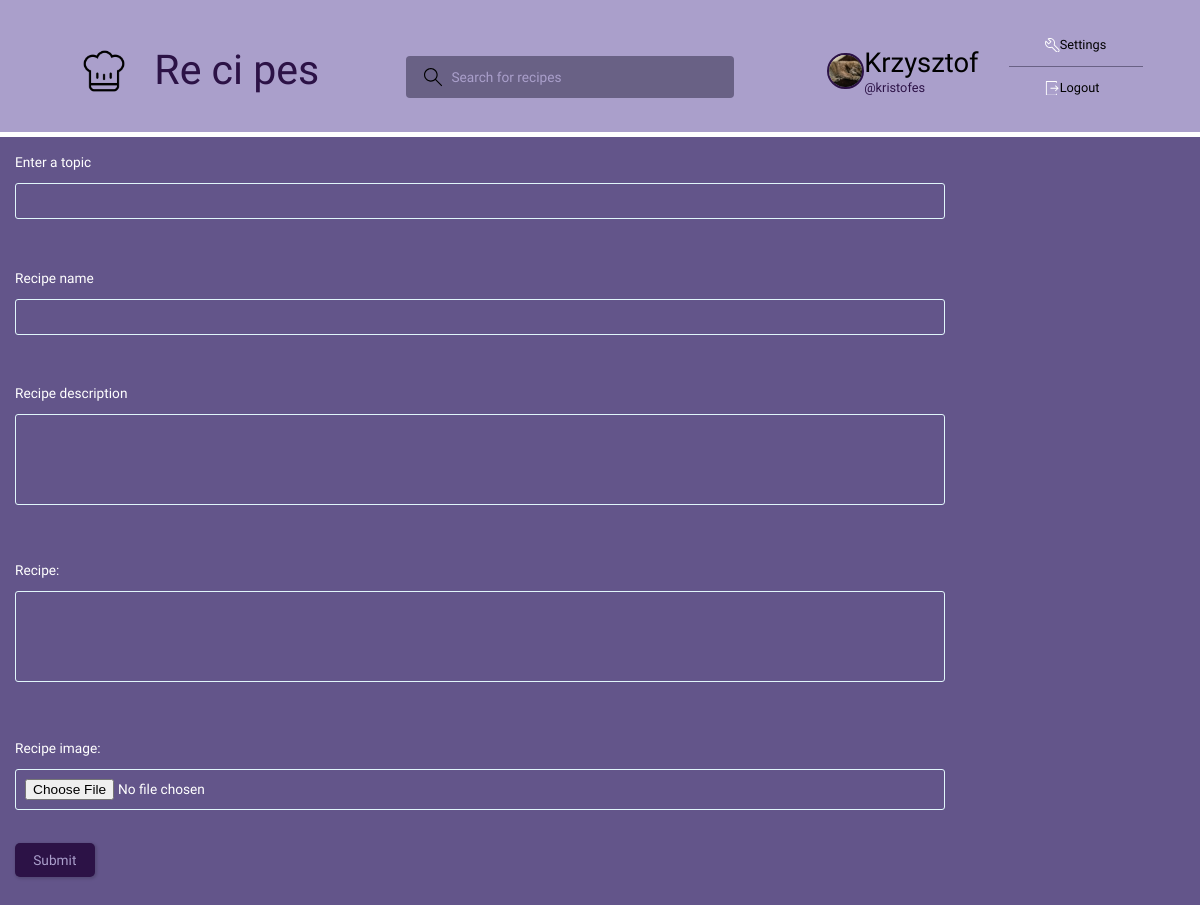
Screenshot of /add-recipe/ (signed in) with the database file from the repository.
### base/models.py (models this page shows)
class User(AbstractUser):
    name = models.CharField(max_length=200, null=True)
    email = models.EmailField(unique=True, null=True)
    bio = models.TextField(null=True)
    avatar = models.ImageField(null=True, default='avatar.svg')
    REQUIRED_FIELDS = []

### base/views.py (the view, shortened to what this page needs)
# urls.py: path('add-recipe/', views.createRecipe, name='add-recipe'),
@login_required(login_url='login')
def createRecipe(request):
    form = RecipeForm(request.POST, request.FILES)
    topics = Topic.objects.all()
    context = {'form': form, 'topics': topics}
    return render(request, 'base/recipe_form.html', context)

### base/forms.py
class RecipeForm(ModelForm):
    class Meta:
        model= Recipe
        fields= '__all__'
        exclude=['autor']

### base/templates/base/recipe_form.html (shortened to what this page needs)
{% extends 'main.html' %}
{% block content%}
<div>
    <form class='form' method="POST" action="" enctype="multipart/form-data">
            <div class="form__group">
                <label for="recipe_topic">Enter a topic</label>
                <input required type="text" value="{{ recipe.topic.name }}" name="topic" list="topic-list">
            </div>
            <div class="form__group">
                <label for="recipe_name">Recipe name</label>
                {{ form.name }}
            </div>
            <div class="form__group">
                <label for="recipe_description">Recipe description</label>
                {{ form.description }}
            </div>
            <div class="form__group">
                <label for="recipe_text">Recipe:</label>
                {{ form.text }}
            </div>
            <div class="form__group">
                <label for="recipe_image">Recipe image:</label>
                {{ form.recipe_image}}
            </div>
        <input class="btn btn--main" id="button_recipe" type="submit" value="Submit" >
    </form>
</div>
{% endblock content %}

### templates/navbar.html (shortened to what this page needs)
{% load static %}
<header class="header header--loggedIn">
    <div class="container">
        <a href="{% url 'home' %}" class="header__logo">
            <img src="{% static 'images/logo1.png' %}" width=50px />
            <p class="title_web ">Re ci pes</p>
        </a>
        <form class="header__search" method="GET" action="{% url 'home' %}">
            <label style="margin-bottom: 20px; ">
                <input  name="q" placeholder="Search for recipes" />
            </label>
        </form>
        <nav class="header__menu">
            {% if request.user.is_authenticated %}
            <div class="header__user">
                <a href="{% url 'user-profile' request.user.id %}">
                    <div class="avatar avatar--medium active">
                        <img width="50px" src="{{ request.user.avatar.url }}" />
                    </div>
                    <p>{{request.user.name}} <span>@{{request.user.username}}</span></p>
                </a>
            </div>
                <div class="dropdown-menu">
                <a href="{% url 'update-user' %}" class="dropdown-link">
                    Settings</a>
                <a href="{% url 'logout' %}" class="dropdown-link">
                    Logout</a>
            </div>
            {% else %}
                <div class="not_logged_container" >
                <img class="not_logged_img"  src="{% static 'images/avatar.svg' %}"  />
                <a style="padding-left: 10px; font-size: 20px" href="{% url 'login' %}">Login</a>
                </div>
            {% endif %}
        </nav>
    </div>
</header>

### static/styles/style.css (style rules this page uses)
* { font-family: 'Comfortaa', sans-serif; margin: 0; padding: 0; box-sizing: border-box; text-rendering: optimizeLegibility; font-size: inherit; }
html { font-size: 57%; }
body { line-height: 1.6; font-weight: 400; font-size: 1.5rem; color: #0c0000; background-color: #63558a; min-height: 100vh; }
img { width: 50px; height: 50px; object-fit: cover; border-radius: 50%; }
a { display: inline-block; color: #2c1246; text-decoration: none; }
.container { max-width: 120rem; width: 90%; margin: auto; }
.btn { background-color: transparent; border: none; display: inline-flex; align-items: center; gap: 1rem; cursor: pointer; transition: all ease-in-out 0.3s; padding: 1rem 2rem; border-radius: 5px; box-shadow: 1px 1px 3px 1px rgba(0, 0, 0, 0.15); font-weight: 500; }
.btn--main { background-color: #2c1246; color: #aa9fcb; }
.avatar { position: relative; display: inline-block; border-radius: 50%; border: 2px solid #2c1246; }
.avatar img { display: block; border-radius: 50%; object-fit: cover; object-position: center; }
.avatar.avatar--medium img { width: 3.6rem; height: 3.6rem; border-radius: 50%; }
.dropdown-menu { display: block; margin-left: 15px; }
.dropdown-menu a { padding: 1.2rem 4rem; display: block; color: #ffffff; !important; font-weight: 500; font-size: 1.4rem; }
.dropdown-menu > a:not(:last-child) { border-bottom: 1px solid #696185; }
.dropdown-menu a svg { fill: #ffffff; }
.header { padding: 1.5rem; background-color: #aa9fcb; border-bottom: solid 5px white; }
.header > .container { display: flex; gap: 9.5rem; }
.header__logo, .header__user { display: flex; gap: 2rem; align-items: center; font-size: 200%; }
.header__logo > img { height: 7rem; width: 7rem; }
.header__search > label { background-color: #696185; padding: 1.3rem 1rem; display: flex; align-items: center; gap: 1rem; border-radius: 4px; margin-top: 10%; }
.header__search svg { fill: black; width: 2rem; height: 2rem; margin-left: 1rem; }
.header__search input { width: 30rem; background: transparent; border: none; outline: none; color: black; }
::placeholder { color: #aa9fcb; opacity: 1; }
.title_web { font-size: 150%; }
.header__menu { margin-left: auto; position: relative; }
.header__menu { display: inline-flex; gap: 5% }
.header__menu a { display: flex; align-items: center; font-weight: 500; text-decoration: none; color: #000000; }
.header__menu img { height: 3.6rem; }
.header__menu p { line-height: 1.2; }
.header__menu span { color: #2c1246; font-weight: 500; font-size: 1.4rem; display: block; }
.header__menu svg { width: 1.6rem; height: 1.6rem; fill: #e2d5ea; }
.form__group { margin-bottom: 2rem; width: 80%; padding: 15px; color: white; }
.form__group label { display: block; font-size: 1.5rem; margin-bottom: 1rem; }
.form__group input, .form__group textarea, .form__group select { background: transparent; border: 1px solid #e1f6fb; padding: 1rem; border-radius: 3px; width: 100%; color: #ffffff; font-weight: 500; outline: none; }
#button_recipe { margin-bottom: 50px; margin-left: 15px; }
.form__group textarea { background: transparent; height: 10rem; resize: none; }
.container { display: grid; grid-template-columns: 1fr 3fr 1fr; margin-top: 10px; }

### rows the page displays
User: user.avatar (picture), user.name "Krzysztof", user.username "kristofes"
